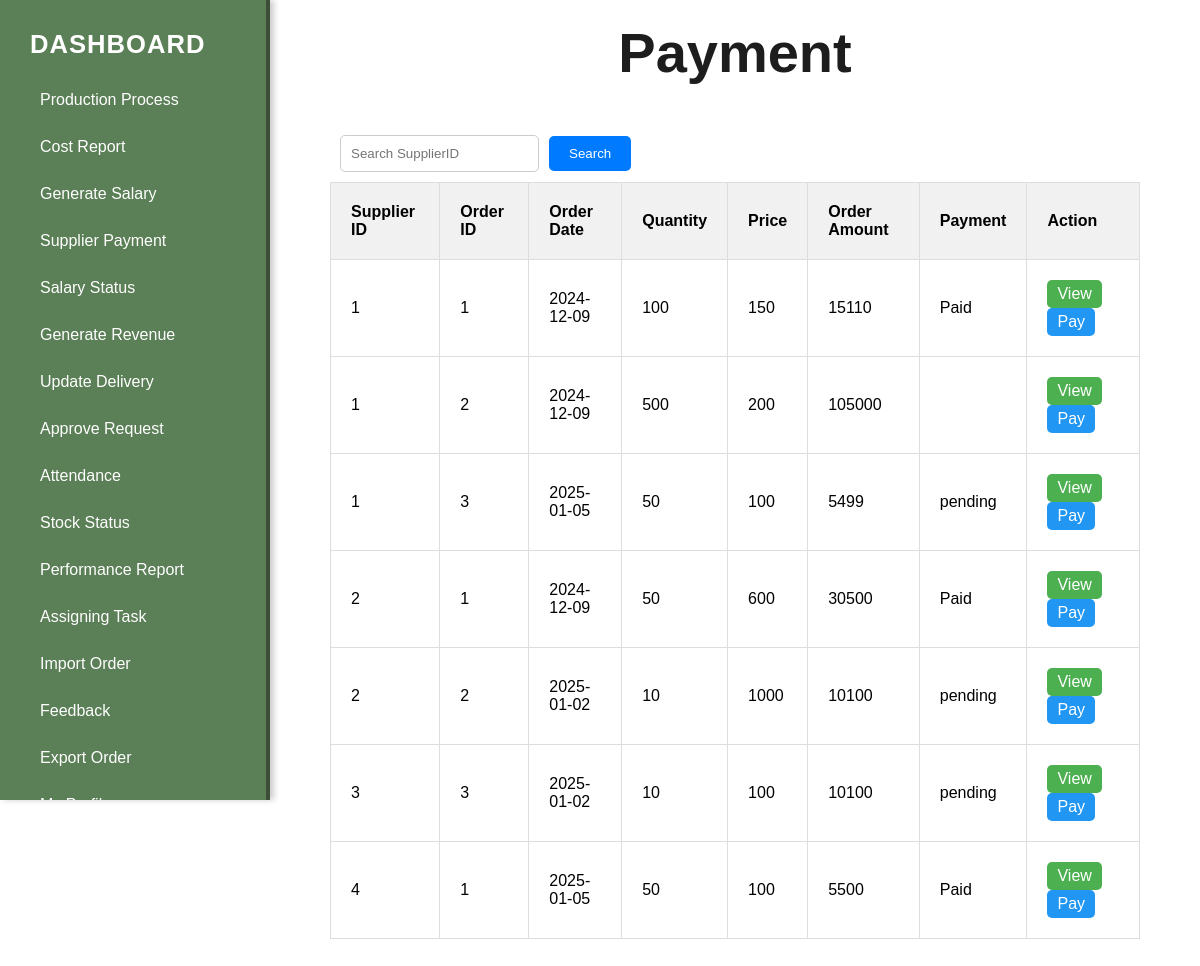
The app's page /facviewpay.php with its own data.
### tables this page shows
CREATE TABLE `sgenpay` (
  `SupplierID` int(11) NOT NULL,
  `OrderID` int(11) NOT NULL,
  `OrderDate` date NOT NULL,
  `Quantity` int(10) NOT NULL,
  `Price` int(20) NOT NULL,
  `OrderAmount` int(30) NOT NULL,
  `Status` varchar(10) NOT NULL
);

### facviewpay.php (the view, shortened to what this page needs)
<!DOCTYPE html>
<html>
<head>
<link rel="stylesheet" href="facviewpay.css">
</head>
<body>
<aside class="sidebar">
    <div class="logo">Dashboard</div>
    <ul class="menu">
    <li><a href="pprocess.php">Production Process</a></li>
            <li><a href="viewcostreport1.html">Cost Report</a></li>
            <li><a href="gensalary.php">Generate Salary</a></li>
            <li><a href="facviewpay.php">Supplier Payment</a></li>
            <li><a href="salarystatus.php">Salary Status</a></li>
            <li><a href="grevenue.php">Generate Revenue</a></li>
            <li><a href="updatedelivery.php">Update Delivery</a></li>
            <li><a href="facmaapprove.php">Approve Request</a></li>
            <li><a href="attendance.php">Attendance</a></li>
            <li><a href="stockstatus.html">Stock Status</a></li>
            <li><a href="performancereport.html">Performance Report</a></li>
            <li><a href="assign-task.html">Assigning Task</a></li>
            <li><a href="faimportorder.php">Import Order</a></li>
            <li><a href="viewfeedback.php">Feedback</a></li>
            <li><a href="facexportorder.html">Export Order</a></li>
            <li><a href="profile.html">My Profile</a></li>
    </ul>
</aside>
<main>
<h1 class="head">Payment</h1>
<form name="order" method="get" onsubmit="return validateForm(event)">
    <div>
        <input class="" type="text" name="search" placeholder="Search SupplierID">
        <input type="submit" value="Search">
    </div>
    <table>
        <thead>
            <tr>
                <th>Supplier ID</th>
                <th>Order ID</th>
                <th>Order Date</th>
                <th>Quantity</th>
                <th>Price</th>
                <th>Order Amount</th>
                <th>Payment</th>
                <th>Action</th>
            </tr>
        </thead>
        <tbody>
        <?php
        include('conf.php');
        $sql = "SELECT * FROM sgenpay";
        $result = $conn->query($sql);
        if ($result->num_rows > 0) {
            while ($row = $result->fetch_assoc()) {
                $orderId = $row['OrderID'];
                echo "<tr>";
                echo "<td>" . ($row["SupplierID"]) . "</td>";
                echo "<td>" . ($row["OrderID"]) . "</td>";
                echo "<td>" . ($row["OrderDate"]) . "</td>";
                echo "<td>" . ($row["Quantity"]) . "</td>";
                echo "<td>" . ($row["Price"]) . "</td>";
                echo "<td>" . ($row["OrderAmount"]) . "</td>";
                echo "<td>" . ($row["Status"]) . "</td>";
                echo "<td>
                        <a href='sinvoice.php?orderId={$orderId}' class='viewButton'>View</a>
                        <a href='spay.php?orderId={$orderId}' class='payButton'>Pay</a>
                      </td>";
                echo "</tr>";
            }
        } else {
            echo "<tr><td colspan='7'>No supplierID found.</td></tr>";
        }
        ?>
        </tbody>
    </table>
</form>
</main>
</body>
</html>

### facviewpay.css (style rules this page uses)
form { padding: 20px; margin: 20px; }
h1.head { text-align: center; font-size: 3.5em; font-family: Arial, Helvetica, sans-serif; color: #1d1d1d; }
table { width: 100%; border-collapse: collapse; }
table thead { background-color: #f1f1f1; }
table th, table td { padding: 20px; text-align: left; border: 1px solid #ddd; }
div { display: flex; align-items: center; margin: 10px; }
input[type="text"] { padding: 10px; border: 1px solid #ccc; border-radius: 5px; margin-right: 10px; }
input[type="submit"] { padding: 10px 20px; background-color: #007bff; color: white; border: none; border-radius: 5px; cursor: pointer; transition: background-color 0.3s; }
* { margin: 0; padding: 0; box-sizing: border-box; font-family: 'Arial', sans-serif; }
.sidebar { position: fixed; left: 0; top: 0; width: 270px; height: 100vh; background-color: #5b7f56; color: white; overflow-y: auto; padding: 20px; box-shadow: 4px 0 6px rgba(0, 0, 0, 0.2); border-right: 4px solid #3c4d38; transition: all 0.3s ease; }
.sidebar .logo { font-size: 1.6rem; margin-bottom: 20px; font-weight: bold; text-transform: uppercase; color: #fff; letter-spacing: 1px; }
.sidebar ul { list-style: none; }
.sidebar ul li a { color: white; text-decoration: none; display: block; padding: 12px 20px; border-radius: 5px; transition: background-color 0.3s, padding 0.3s; margin: 5px 0; }
main { margin-left: 270px; padding: 20px; }

### facviewpay.php (style rules this page uses)
.viewButton, .payButton { display: inline-block; padding: 5px 10px; background-color: #4CAF50; color: white; text-decoration: none; border-radius: 5px; margin-right: 5px; }
.payButton { background-color: #2196F3; }

### records on screen
sgenpay: SupplierID "1", OrderID "1", OrderDate "2024-12-09", Quantity "100", Price "150", OrderAmount "15110", Status "Paid"
sgenpay: SupplierID "1", OrderID "2", OrderDate "2024-12-09", Quantity "500", Price "200", OrderAmount "105000"
sgenpay: SupplierID "1", OrderID "3", OrderDate "2025-01-05", Quantity "50", Price "100", OrderAmount "5499", Status "pending"
sgenpay: SupplierID "2", OrderID "1", OrderDate "2024-12-09", Quantity "50", Price "600", OrderAmount "30500", Status "Paid"
sgenpay: SupplierID "2", OrderID "2", OrderDate "2025-01-02", Quantity "10", Price "1000", OrderAmount "10100", Status "pending"
sgenpay: SupplierID "3", OrderID "3", OrderDate "2025-01-02", Quantity "10", Price "100", OrderAmount "10100", Status "pending"
sgenpay: SupplierID "4", OrderID "1", OrderDate "2025-01-05", Quantity "50", Price "100", OrderAmount "5500", Status "Paid"
